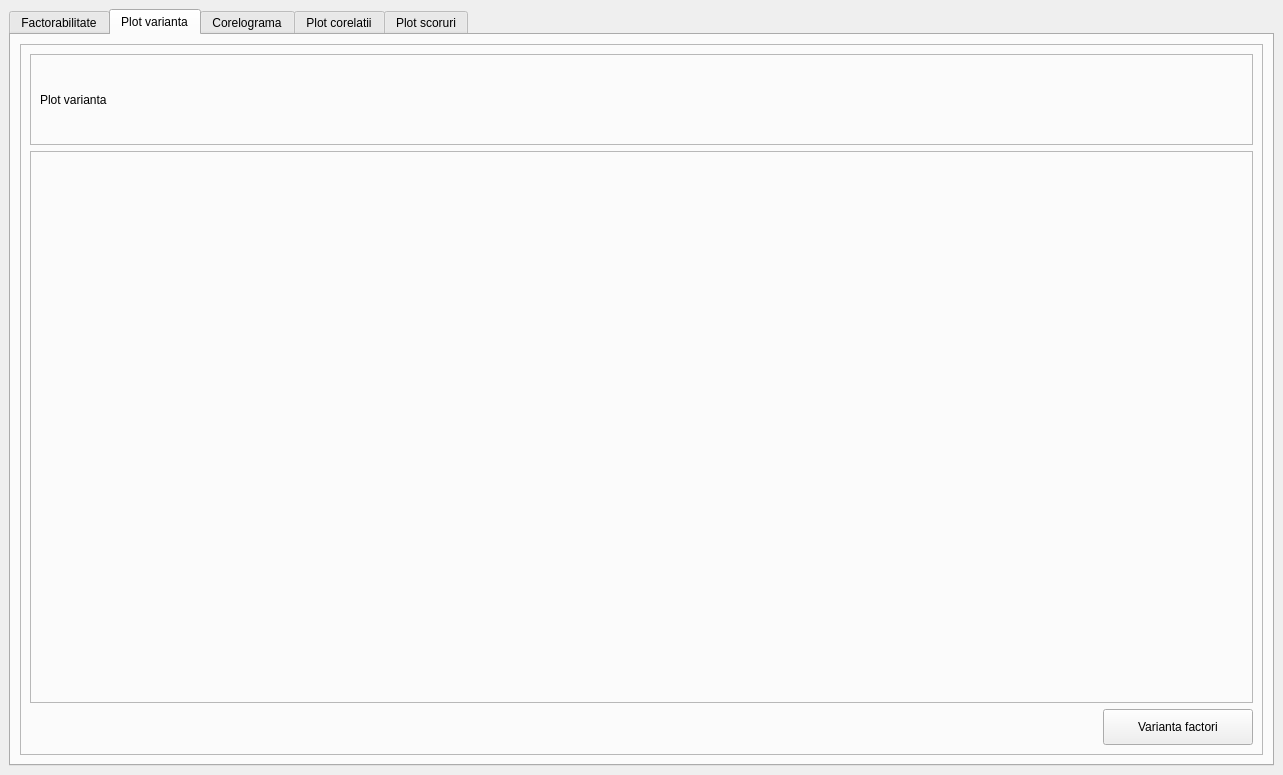
<?xml version="1.0" encoding="UTF-8"?>
<ui version="4.0">
 <class>MainWindow</class>
 <widget class="QMainWindow" name="MainWindow">
  <property name="geometry">
   <rect>
    <x>0</x>
    <y>0</y>
    <width>1283</width>
    <height>775</height>
   </rect>
  </property>
  <property name="windowTitle">
   <string>MainWindow</string>
  </property>
  <property name="styleSheet">
   <string notr="true"/>
  </property>
  <widget class="QWidget" name="centralwidget">
   <property name="styleSheet">
    <string notr="true">/*  ------------------------------------------------------------------------  */
/* QtMaterial - https://github.com/UN-GCPDS/qt-material
/* By Yeison Cardona - GCPDS
/*  ------------------------------------------------------------------------  */

*{
  color: #2F2F31;
  font-family: &quot;IBM Plex Sans SemiBold&quot;;
  line-height: {{line_height}};
  font-size: 25px;
background-color: #000000;
  selection-background-color: #F3F3F3;
  selection-color: #2F2F2F;

}

*:focus {
   outline: none;
}

/*  ------------------------------------------------------------------------  */
/*  Custom colors  */

.danger{
  color: #D91E27;
}

.warning{
  color: #24F2A7;
}

.success{
  color: #F87C0A;
}

/*  ------------------------------------------------------------------------  */
/*  Basic widgets  */

QWidget {
  background-color: #F3F3F3;
}

QFrame {
  background-color: #FFFFFF;
}

QSplitter {
  background-color: transparent;
  border: none
}

QStatusBar {
  color: #2F2F31;
  background-color: #FFFFFF20;
  border-radius: 0px;
}

MplWidget {
	padding-left: 20px;
}

QScrollArea,
QStackedWidget,
QWidget &gt; QToolBox,
QToolBox &gt; QWidget,
QTabWidget &gt; QWidget {
  border: none;
}

QTabWidget::pane {
  border: none;
margin: -12px -9px -13px -12px;
}

/*  ------------------------------------------------------------------------  */
/*  Inputs  */

QDateTimeEdit,
QSpinBox,
QDoubleSpinBox,
QTextEdit,
QLineEdit,
QPushButton {
  color: #ECECEC;
  background-color: #ECECEC;
  border-top: #ECECEC;
  border-top-style: solid;
  border-width: 2px;
  border-radius: 0px;
  padding: 8px 16px ;
  height: 18px;
}

QDateTimeEdit,
QSpinBox,
QDoubleSpinBox,
QTreeView,
QListView,
QLineEdit,
QComboBox {
  padding-left: 15px;
  border-radius: 0px;
  background-color: #2f2f31;
  border-width: 0 0 2px 0;
  border-radius: 0px;
  border-top-left-radius: 4px;
  border-top-right-radius: 4px;
}
QPlainTextEdit {
  border-radius: 4px;
  padding: 8px 16px;
  background-color: #000000;
  
}

QDateTimeEdit:disabled,
QSpinBox:disabled,
QDoubleSpinBox:disabled,
QTextEdit:disabled,
QLineEdit:disabled {
  color: #ECECEC20;
  background-color: #2f2f3170;
  border: #ECECEC20;
border-style: solid;
  border-width: 2px;
  border-width: 0 0 2px 0;
  padding: 8px 16px ;
  border-radius: 0px;
  border-top-left-radius: 4px;
  border-top-right-radius: 4px;
}

QTextEdit {
  padding: 8px;
  border-radius: 4px;
  background-color: #2f2f31;
}

QDateTimeEdit:disabled,
QSpinBox:disabled,
QDoubleSpinBox:disabled,
QTextEdit:disabled,
QLineEdit:disabled {
  color: #ECECEC20;
  background-color: #2f2f3175;
  border: #ECECEC20;
border-style: solid;
  border-width: 2px;
  border-width: 0 0 2px 0;
}

QComboBox {
  color: #ECECEC;
  border: #ECECEC;
border-style: solid;
  border-width: 1px;
  border-width: 0 0 2px 0;
  background-color: #2f2f31;
  border-radius: 0px;
  border-top-left-radius: 4px;
  border-top-right-radius: 4px;
  height: 36px;
}

QComboBox:disabled {
  color: #ECECEC20;
  background-color: #2f2f3175;
  border-bottom-style: 2px solid;
  border-bottom:  #ECECEC20;
}
QComboBox::drop-down {
  border: none;
  color: #ECECEC;
  width: 20px;
}

QComboBox QAbstractItemView {
  background-color: #2f2f31;
  border: #FFFFFF;
border-style: solid;
  border-width: 2px;
  border-radius: 4px;
}

QComboBox[frame='false'] {
  color: #ECECEC;
  background-color: transparent;
  border: 1px solid transparent;
}
QComboBox[frame='false']:disabled {
  color: #ECECEC20;
}
QDateTimeEdit::up-button,
QDoubleSpinBox::up-button,
QSpinBox::up-button {
  subcontrol-origin: border;
  subcontrol-position: top right;
  width: 20px; /* 16 + 2*1px border-width = 15px padding + 3px parent border */
  border-width: 0px;
  margin-right: 5px;
}

QDateTimeEdit::down-button,
QDoubleSpinBox::down-button,
QSpinBox::down-button {
  subcontrol-origin: border;
  subcontrol-position: bottom right;
  width: 20px;
  border-width: 0px;
  border-top-width: 0;
  margin-right: 5px;
}


QPushButton {
  margin: 0px;
  padding: 0px 16px;
  height: 34px;
  min-height: 34px;
  max-height: 34px;

}

QPushButton:checked,
QPushButton:pressed {
  color: #000000;
  background-color: #ECECEC;
}

QPushButton:flat {
  padding: 5px;
  margin: 0px;
  color: #ECECEC;
  border: none;
  background-color: transparent;
}

QPushButton:flat:hover {
  background-color: #ECECEC20;
}

QPushButton:flat:pressed,
QPushButton:flat:checked {
  background-color: #ECECEC10;
}

QPushButton:disabled,
QPushButton:flat:disabled {
  color: #FFFFFF75;
  background-color: transparent;
  border-color:  #2f2f31;
}

QPushButton:disabled {
  border: #FFFFFF75;
	border-width: 2px solid;
}

QPushButton:checked:disabled {
  color: #2f2f31;
  background-color: #FFFFFF;
  border-color:  #FFFFFF;
}

QTabBar{
  color: red;
}

QTabBar::tab {
  color: #909597;
  font-size: 14px;
background-color: #ECECEC;
margin-right: 1px;
  font-family: &quot;IBM Plex Sans Medium&quot;;
}

QTabBar::tab:bottom,
QTabBar::tab:top{
  padding: 0 43px;
  height: 30px;
}

QTabBar::tab:left,
QTabBar::tab:right{
  padding: 15px 0;
  width: 30px;
}

QTabBar::tab:top:selected,
QTabBar::tab:top:hover {
  color: #000000;
font-family: &quot;IBM Plex Sans SemiBold&quot;;
background-color: #FFFFFF;
  border: solid black;
border-radius: 0;
border-width: 1px 0 0 0;
}

QTabBar::tab:bottom:selected,
QTabBar::tab:bottom:hover {
  color: #ECECEC;
  border-top: #ECECEC;
border-top-style: 2px solid;
}

QTabBar::tab:right:selected,
QTabBar::tab:right:hover {
  color: #ECECEC;
  border-left: #ECECEC;
border-left-style: 2px solid;
}

QTabBar::tab:left:selected,
QTabBar::tab:left:hover {
  color: #ECECEC;
  border-right: #ECECEC;
border-right-style: 2px solid;
}

QTabBar QToolButton:hover,
QTabBar QToolButton {
  border: 20px;
  background-color: #000000;
}

QGroupBox {
  background-color: #2f2f31;
  border-radius: 4px;
  padding: 15px;
  padding-top: 30px;
  line-height: 13px;
}

QGroupBox::title {
  color: #2F2F3140;
  subcontrol-origin: margin;
  subcontrol-position: top left;
  padding: 0 15px;
  margin-top: 10px;
  background-color: #000000;
  background-color: transparent;
  height: 20px;
}

/*  ------------------------------------------------------------------------  */
/*  QRadioButton and QCheckBox labels  */

QRadioButton,
QCheckBox {
  spacing: 10px;
  color: #2F2F31;
  line-height: 14px;
  height: 30px;
  background-color: transparent;
  spacing: 5px;
}

QRadioButton:disabled,
QCheckBox:disabled {
  color: #2F2F3130;
}

/*  ------------------------------------------------------------------------  */
/*  General Indicators  */

QGroupBox::indicator {
  width: 18px;
  height: 18px;
  border-radius: 3px;
}

QMenu::indicator,
QListView::indicator,
QTableWidget::indicator,
QRadioButton::indicator,
QCheckBox::indicator {
  width: 24px;
  height: 24px;
  border-radius: 4px;
 }


QDockWidget {
  color: #2F2F31;
  border: #2f2f31;
border-style: 2px solid;
  border-radius: 4px;
}

QDockWidget::title {
  text-align: left;
  padding-left: 35px;
  padding: 3px;
  margin-top: 4px;
}

/*  ------------------------------------------------------------------------  */
/*  QComboBox indicator  */


QComboBox::item,
QCalendarWidget QMenu::item,
QMenu::item {
  height: 26px;
  border: 8px solid transparent;
  color: #2F2F31;
}


QCalendarWidget QMenu::item,
QMenu::item {
  padding: 0px 25px 0px 20px;
}

QComboBox::item:selected,
QCalendarWidget QMenu::item:selected,
QMenu::item:selected {
  color: #2F2F2F;
  background-color: #F3F3F3;
  border-radius: 4px;
}

QComboBox::item:disabled,
QCalendarWidget QMenu::item:disabled,
QMenu::item:disabled {
  color: #2F2F3130;
}

QCalendarWidget QMenu,
QMenu {
  background-color: #2f2f31;
  border: #FFFFFF;
border-style: 2px solid;
  border-radius: 4px;
  margin-top: 3px;
}
QMenu::separator {
  height: 2px;
  background-color: #FFFFFF;
  margin-left: 2px;
  margin-right: 2px;
}

QMenu::right-arrow{
  width: 15px;
  height: 15px;
}


/*  ------------------------------------------------------------------------  */
/*  QMenuBar  */

QMenuBar {
  background-color: #2f2f31;
  color: #2F2F31;
}

QMenuBar::item {
  height: 30px;
  padding: 8px;
  background-color: transparent;
  color: #2F2F31;
}

QMenuBar::item:selected,
QMenuBar::item:pressed {
  color: #2F2F2F;
  background-color: #F3F3F3;
}

/*  ------------------------------------------------------------------------  */
/*  QToolBox  */

QToolBox::tab {
  background-color: #2f2f31;
  color: #2F2F31;
  border-radius: 4px;
}

QToolBox::tab:selected,
QToolBox::tab:hover {
  background-color: #ECECEC20;
}

/*  ------------------------------------------------------------------------  */
/*  QProgressBar  */

QProgressBar {
  border-radius: 0;
  background-color: #FFFFFF;
  text-align: center;
  color: transparent;
}

QProgressBar::chunk {
  background-color: #ECECEC;
}
QScrollBar:horizontal {
  border: 0;
  background: #ECECEC;
  height: 8px;
}

QScrollBar:vertical {
  border: 0;
  background: #ECECEC;
  width: 8px;
}

QScrollBar::handle:horizontal {
  background: #ECECEC;
  min-width: 20px;
}

QScrollBar::handle:vertical {
  background: #ECECEC;
  min-height: 20px;
}

QScrollBar::handle:vertical:hover,
QScrollBar::handle:horizontal:hover {
  background: #ECECEC;
}

QScrollBar::add-line:vertical,
QScrollBar::sub-line:vertical,
QScrollBar::add-line:horizontal,
QScrollBar::sub-line:horizontal {
  border: 0;
  background: transparent;
  width: 0px;
  height: 0px;
}

/*  ------------------------------------------------------------------------  */
/*  QSlider  */

QSlider:horizontal {
  min-height: 20px;
  max-height: 20px;
}

QSlider:vertical {
  min-width: 20px;
  max-width: 20px;
}

QSlider::groove:horizontal {
  height: 4px;
  background: #393939;
  margin: 0 10px;
}

QSlider::groove:vertical {
  width: 4px;
  background: #393939;
  margin: 10px 0;
  border-radius: 20px;
}

QSlider::handle:horizontal {
  width: 20px;
  height: 20px;
  margin: -20px -10px;
}

QSlider::handle:vertical {
  border-radius: 20px;
  width: 20px;
  height: 20px;
  margin: -10px -20px;
}

QSlider::add-page {
background: #2f2f31;
}

QSlider::sub-page {
background: #ECECEC;
}

QLabel {
  border: none;
  background: transparent;
  color: #2F2F31;

}

QLabel:disabled {
  color: #2F2F3120
}

/*  ------------------------------------------------------------------------  */
/*  VLines and HLinex  */

QFrame[frameShape=&quot;4&quot;] {
    background: none;
}

QFrame[frameShape=&quot;5&quot;] {
    background: none;
}

QFrame[frameShape=&quot;4&quot;],
QFrame[frameShape=&quot;5&quot;] {
  border-color: #FFFFFF;
}

QToolBar {
  background: #000000;
  border: 0px solid;
}
QToolBar:horizontal {
  border-bottom: #FFFFFF;
border-bottom-style: 1px solid ;
}

QToolBar:vertical {
  border-right:  #FFFFFF;
border-right-style: 1px solid;
}


QToolBar::separator:horizontal {
  border-right:  #FFFFFF;
border-right-style: 1px solid;
  border-left:  #FFFFFF;
border-left-style: 1px solid;
  width: 1px;
}

QToolBar::separator:vertical {
  border-top:  #FFFFFF;
border-top-style: 1px solid;
  border-bottom:  #FFFFFF;
border-bottom-style: 1px solid;
  height: 1px;
}

QToolButton {
  background: #000000;
  border: 0px;
  height: 40px;
  margin: 3px;
  padding: 3px;
  border-right:  #000000;
border-right-style: 10px solid;
  border-left:  #000000;
border-left-style: 10px solid;
}

QToolButton:hover {
  background: #FFFFFF;
  border-right: #FFFFFF;
border-right-style: 10px solid;
  border-left:  #FFFFFF;
border-left-style: 10px solid;
}

QToolButton:pressed {
  background: #2f2f31;
  border-right: #2f2f31;
border-right-style: 10px solid;
  border-left: #2f2f31;
border-left-style: 10px solid;
}

QToolButton:checked {
  background: #FFFFFF;
  border-left:  #FFFFFF;
border-left-style: 10px solid;
  border-right:  #ECECEC;
border-right-style: 10px solid;
}

QTreeView,
QListView {
  border-radius: 4px;
  padding: 5px;
  margin: 0px;
}

QTreeView::item,
QListView::item {
  padding: 5px;
  min-height: 25px;
  selection-color: #FFFFFF; /* For Windows */
  border-color: transparent;  /* Fix #34 */
}

QTreeView::item:selected,
QListView::item:selected {
  background-color: #ECECEC20;
  selection-background-color: #ECECEC20;
  color: #2F2F31;
  selection-color: #2F2F31; /* For Windows */
}

QTreeView::item:selected:focus,
QListView::item:selected:focus {
  background-color: #ECECEC;
  selection-background-color: #ECECEC;
  color: #2F2F2F;
  selection-color: #2F2F2F; /* For Windows */
}

/*  ------------------------------------------------------------------------  */
/*  QTreeView  */

QTreeView::branch{
  background-color: #2F2F31;
}

QTreeView QHeaderView::section {
  border: none;
}
QPushButton.danger {
  border-color: #D91E27;
  color: #D91E27;
}

QPushButton.danger:checked,
QPushButton.danger:pressed {
  color: #000000;
  background-color: #D91E27;
}

QPushButton.warning{
  border-color: #24F2A7;
  color: #24F2A7;
}

QPushButton.warning:checked,
QPushButton.warning:pressed {
  color: #000000;
  background-color: #24F2A7;
}

QPushButton.success {
  border-color: #F87C0A;
  color: #F87C0A;
}

QPushButton.success:checked,
QPushButton.success:pressed {
  color: #000000;
  background-color: #F87C0A;
}

QPushButton.danger:flat:hover {
  background-color: #D91E2720;
}

QPushButton.danger:flat:pressed,
QPushButton.danger:flat:checked {
  background-color: #D91E2710;
  color: #D91E27;
}

QPushButton.warning:flat:hover {
  background-color: #24F2A720;
}

QPushButton.warning:flat:pressed,
QPushButton.warning:flat:checked {
  background-color: #24F2A710;
  color: #24F2A7;
}

QPushButton.success:flat:hover {
  background-color:#F87C0A20;
}

QPushButton.success:flat:pressed,
QPushButton.success:flat:checked {
  background-color: #F87C0A10;
  color: #F87C0A;
}

QTableCornerButton::section {
  background-color: #FFFFFF;
  border-bottom: 1px solid #CDCDCD;
border-top: 1px solid #CDCDCD;
border-radius: 0px;
}

QTableView {
    color: #717171;
	font-size: 15px;
    border: none;
gridline-color: white;
padding-left: 10px;
}

QTableView::item{
    border-bottom: 1px solid #CDCDCD;
}

QTableView::item:selected{
	background-color: #f0f1f2;
  color: #717171;
}


QHeaderView::section {
  background-color: #FFFFFF;
  height: 35px;
  color: #CDCDCD;
border-style: 1px solid;
border-color: #CDCDCD;
font-size: 15px;
  }

QHeaderView::section::vertical {
border-bottom: 1px solid #CDCDCD;
color: #717171;
padding-left: 10px;
padding-right: 10px;
}

QHeaderView::section::vertical:checked {
	background-color: white;
color: #717171;
}

QHeaderView::section::horizontal{
border-top: 1px solid #CDCDCD;
border-bottom: 1px solid #CDCDCD;
}

QLCDNumber {
  color: #ECECEC;
  background-color:#ECECEC10;
  border: #ECECEC30;
border-style:  1px solid;
  border-radius: 4px;
}


/*  ------------------------------------------------------------------------  */
/*  Inline QLineEdit  */

QTreeView QLineEdit,
QListView QLineEdit {
  color: #2F2F31;
  background-color: #2F2F31;
  border: 1px solid unset;
  border-radius: unset;
  padding: unset;
  padding-left: unset;
  height: unset;
  border-width: unset;
  border-top-left-radius: unset;
  border-top-right-radius: unset;
}
QToolTip {
  padding: 5px;
  border:  #000000;
border-style: 1px solid;
  border-radius: 4px;
  color: #2F2F31;
  background-color: #FFFFFF;
}

QDialog QToolButton,
QDialog QToolButton:hover,
QDialog QToolButton:pressed,
QDialog QToolButton:checked {
  background-color: unset;
  border: 0px;
  height: unset;
  margin: unset;
  padding: unset;
  border-right: unset;
  border-left: unset;
}

/*  ------------------------------------------------------------------------  */
/*  Grips  */


QSizeGrip {
  background-color: transparent;
  width: 16px;
  height: 16px;
}
</string>
   </property>
   <layout class="QVBoxLayout" name="verticalLayout">
    <item>
     <widget class="QTabWidget" name="tabWidget">
      <property name="sizePolicy">
       <sizepolicy hsizetype="Expanding" vsizetype="Expanding">
        <horstretch>0</horstretch>
        <verstretch>0</verstretch>
       </sizepolicy>
      </property>
      <property name="minimumSize">
       <size>
        <width>145</width>
        <height>0</height>
       </size>
      </property>
      <property name="currentIndex">
       <number>1</number>
      </property>
      <widget class="QWidget" name="tab">
       <attribute name="title">
        <string>Factorabilitate</string>
       </attribute>
       <layout class="QGridLayout" name="gridLayout">
        <item row="0" column="0">
         <widget class="QFrame" name="frame_18">
          <property name="sizePolicy">
           <sizepolicy hsizetype="Preferred" vsizetype="Preferred">
            <horstretch>0</horstretch>
            <verstretch>0</verstretch>
           </sizepolicy>
          </property>
          <property name="frameShape">
           <enum>QFrame::StyledPanel</enum>
          </property>
          <property name="frameShadow">
           <enum>QFrame::Raised</enum>
          </property>
          <layout class="QVBoxLayout" name="verticalLayout_2">
           <item>
            <widget class="QFrame" name="frame_14">
             <property name="enabled">
              <bool>true</bool>
             </property>
             <property name="minimumSize">
              <size>
               <width>0</width>
               <height>91</height>
              </size>
             </property>
             <property name="frameShape">
              <enum>QFrame::StyledPanel</enum>
             </property>
             <property name="frameShadow">
              <enum>QFrame::Raised</enum>
             </property>
             <layout class="QVBoxLayout" name="verticalLayout_13">
              <item alignment="Qt::AlignLeft">
               <widget class="QLabel" name="label_7">
                <property name="enabled">
                 <bool>true</bool>
                </property>
                <property name="sizePolicy">
                 <sizepolicy hsizetype="Preferred" vsizetype="Preferred">
                  <horstretch>0</horstretch>
                  <verstretch>0</verstretch>
                 </sizepolicy>
                </property>
                <property name="font">
                 <font>
                  <family>IBM Plex Sans SemiBold</family>
                  <pointsize>-1</pointsize>
                  <weight>50</weight>
                  <bold>false</bold>
                 </font>
                </property>
                <property name="text">
                 <string>Factorabilitate</string>
                </property>
                <property name="alignment">
                 <set>Qt::AlignCenter</set>
                </property>
                <property name="margin">
                 <number>10</number>
                </property>
                <property name="indent">
                 <number>0</number>
                </property>
               </widget>
              </item>
             </layout>
            </widget>
           </item>
           <item>
            <widget class="MplWidget" name="factorabilitate">
             <property name="sizePolicy">
              <sizepolicy hsizetype="Preferred" vsizetype="Expanding">
               <horstretch>0</horstretch>
               <verstretch>0</verstretch>
              </sizepolicy>
             </property>
             <property name="frameShape">
              <enum>QFrame::StyledPanel</enum>
             </property>
             <property name="frameShadow">
              <enum>QFrame::Raised</enum>
             </property>
            </widget>
           </item>
          </layout>
         </widget>
        </item>
       </layout>
      </widget>
      <widget class="QWidget" name="tab_2">
       <attribute name="title">
        <string>Plot varianta</string>
       </attribute>
       <layout class="QGridLayout" name="gridLayout_2">
        <item row="0" column="0">
         <widget class="QFrame" name="frame_15">
          <property name="frameShape">
           <enum>QFrame::StyledPanel</enum>
          </property>
          <property name="frameShadow">
           <enum>QFrame::Raised</enum>
          </property>
          <layout class="QVBoxLayout" name="verticalLayout_8">
           <item>
            <widget class="QFrame" name="frame_5">
             <property name="sizePolicy">
              <sizepolicy hsizetype="Preferred" vsizetype="Preferred">
               <horstretch>0</horstretch>
               <verstretch>0</verstretch>
              </sizepolicy>
             </property>
             <property name="minimumSize">
              <size>
               <width>0</width>
               <height>91</height>
              </size>
             </property>
             <property name="contextMenuPolicy">
              <enum>Qt::NoContextMenu</enum>
             </property>
             <property name="frameShape">
              <enum>QFrame::StyledPanel</enum>
             </property>
             <property name="frameShadow">
              <enum>QFrame::Raised</enum>
             </property>
             <layout class="QVBoxLayout" name="verticalLayout_6">
              <item>
               <widget class="QLabel" name="label_3">
                <property name="text">
                 <string>Plot varianta</string>
                </property>
                <property name="alignment">
                 <set>Qt::AlignLeading|Qt::AlignLeft|Qt::AlignVCenter</set>
                </property>
                <property name="margin">
                 <number>10</number>
                </property>
                <property name="indent">
                 <number>0</number>
                </property>
               </widget>
              </item>
             </layout>
            </widget>
           </item>
           <item>
            <widget class="MplWidget" name="plot_varianta">
             <property name="sizePolicy">
              <sizepolicy hsizetype="Preferred" vsizetype="Expanding">
               <horstretch>0</horstretch>
               <verstretch>0</verstretch>
              </sizepolicy>
             </property>
             <property name="frameShape">
              <enum>QFrame::StyledPanel</enum>
             </property>
             <property name="frameShadow">
              <enum>QFrame::Raised</enum>
             </property>
            </widget>
           </item>
           <item alignment="Qt::AlignRight">
            <widget class="QPushButton" name="buton_varianta">
             <property name="sizePolicy">
              <sizepolicy hsizetype="Maximum" vsizetype="Maximum">
               <horstretch>0</horstretch>
               <verstretch>0</verstretch>
              </sizepolicy>
             </property>
             <property name="minimumSize">
              <size>
               <width>150</width>
               <height>36</height>
              </size>
             </property>
             <property name="styleSheet">
              <string notr="true">color: rgb(0, 0, 0);
font: 12pt &quot;IBM Plex Sans Medium&quot;;</string>
             </property>
             <property name="text">
              <string>Varianta factori</string>
             </property>
            </widget>
           </item>
          </layout>
         </widget>
        </item>
       </layout>
      </widget>
      <widget class="QWidget" name="tab_3">
       <attribute name="title">
        <string>Corelograma</string>
       </attribute>
       <layout class="QGridLayout" name="gridLayout_3">
        <item row="0" column="0">
         <widget class="QFrame" name="frame_13">
          <property name="frameShape">
           <enum>QFrame::StyledPanel</enum>
          </property>
          <property name="frameShadow">
           <enum>QFrame::Raised</enum>
          </property>
          <layout class="QVBoxLayout" name="verticalLayout_10">
           <item>
            <widget class="QFrame" name="frame_8">
             <property name="minimumSize">
              <size>
               <width>0</width>
               <height>91</height>
              </size>
             </property>
             <property name="frameShape">
              <enum>QFrame::StyledPanel</enum>
             </property>
             <property name="frameShadow">
              <enum>QFrame::Raised</enum>
             </property>
             <layout class="QVBoxLayout" name="verticalLayout_7">
              <item>
               <widget class="QLabel" name="label_4">
                <property name="text">
                 <string>Corelograma</string>
                </property>
                <property name="alignment">
                 <set>Qt::AlignLeading|Qt::AlignLeft|Qt::AlignVCenter</set>
                </property>
                <property name="margin">
                 <number>10</number>
                </property>
                <property name="indent">
                 <number>0</number>
                </property>
               </widget>
              </item>
             </layout>
            </widget>
           </item>
           <item>
            <widget class="MplWidget" name="corelograma">
             <property name="sizePolicy">
              <sizepolicy hsizetype="Preferred" vsizetype="Expanding">
               <horstretch>0</horstretch>
               <verstretch>0</verstretch>
              </sizepolicy>
             </property>
             <property name="frameShape">
              <enum>QFrame::StyledPanel</enum>
             </property>
             <property name="frameShadow">
              <enum>QFrame::Raised</enum>
             </property>
            </widget>
           </item>
           <item alignment="Qt::AlignRight">
            <widget class="QPushButton" name="buton_corelatii">
             <property name="minimumSize">
              <size>
               <width>150</width>
               <height>36</height>
              </size>
             </property>
             <property name="styleSheet">
              <string notr="true">color: rgb(0, 0, 0);
font: 12pt &quot;IBM Plex Sans Medium&quot;;</string>
             </property>
             <property name="text">
              <string>Corelatii</string>
             </property>
            </widget>
           </item>
          </layout>
         </widget>
        </item>
       </layout>
      </widget>
      <widget class="QWidget" name="tab_4">
       <attribute name="title">
        <string>Plot corelatii</string>
       </attribute>
       <layout class="QGridLayout" name="gridLayout_4">
        <item row="0" column="0">
         <widget class="QFrame" name="frame_16">
          <property name="frameShape">
           <enum>QFrame::StyledPanel</enum>
          </property>
          <property name="frameShadow">
           <enum>QFrame::Raised</enum>
          </property>
          <layout class="QVBoxLayout" name="verticalLayout_12">
           <item>
            <widget class="QFrame" name="frame_10">
             <property name="enabled">
              <bool>true</bool>
             </property>
             <property name="minimumSize">
              <size>
               <width>0</width>
               <height>91</height>
              </size>
             </property>
             <property name="frameShape">
              <enum>QFrame::StyledPanel</enum>
             </property>
             <property name="frameShadow">
              <enum>QFrame::Raised</enum>
             </property>
             <layout class="QVBoxLayout" name="verticalLayout_9">
              <item alignment="Qt::AlignLeft">
               <widget class="QLabel" name="label_5">
                <property name="enabled">
                 <bool>true</bool>
                </property>
                <property name="font">
                 <font>
                  <family>IBM Plex Sans SemiBold</family>
                  <pointsize>-1</pointsize>
                  <weight>50</weight>
                  <bold>false</bold>
                 </font>
                </property>
                <property name="text">
                 <string>Plot corelatii</string>
                </property>
                <property name="alignment">
                 <set>Qt::AlignCenter</set>
                </property>
                <property name="margin">
                 <number>10</number>
                </property>
                <property name="indent">
                 <number>0</number>
                </property>
               </widget>
              </item>
             </layout>
            </widget>
           </item>
           <item>
            <widget class="MplWidget" name="plot_corelatii">
             <property name="sizePolicy">
              <sizepolicy hsizetype="Preferred" vsizetype="Expanding">
               <horstretch>0</horstretch>
               <verstretch>0</verstretch>
              </sizepolicy>
             </property>
             <property name="frameShape">
              <enum>QFrame::StyledPanel</enum>
             </property>
             <property name="frameShadow">
              <enum>QFrame::Raised</enum>
             </property>
            </widget>
           </item>
          </layout>
         </widget>
        </item>
       </layout>
      </widget>
      <widget class="QWidget" name="tab_5">
       <attribute name="title">
        <string>Plot scoruri</string>
       </attribute>
       <layout class="QGridLayout" name="gridLayout_5">
        <item row="0" column="0">
         <widget class="QFrame" name="frame_17">
          <property name="frameShape">
           <enum>QFrame::StyledPanel</enum>
          </property>
          <property name="frameShadow">
           <enum>QFrame::Raised</enum>
          </property>
          <layout class="QVBoxLayout" name="verticalLayout_4">
           <item>
            <widget class="QFrame" name="frame_12">
             <property name="minimumSize">
              <size>
               <width>0</width>
               <height>91</height>
              </size>
             </property>
             <property name="frameShape">
              <enum>QFrame::StyledPanel</enum>
             </property>
             <property name="frameShadow">
              <enum>QFrame::Raised</enum>
             </property>
             <layout class="QVBoxLayout" name="verticalLayout_11">
              <item>
               <widget class="QLabel" name="label_6">
                <property name="text">
                 <string>Plot scoruri</string>
                </property>
                <property name="alignment">
                 <set>Qt::AlignLeading|Qt::AlignLeft|Qt::AlignVCenter</set>
                </property>
                <property name="margin">
                 <number>10</number>
                </property>
                <property name="indent">
                 <number>0</number>
                </property>
               </widget>
              </item>
             </layout>
            </widget>
           </item>
           <item>
            <widget class="MplWidget" name="plot_scoruri">
             <property name="sizePolicy">
              <sizepolicy hsizetype="Preferred" vsizetype="Expanding">
               <horstretch>0</horstretch>
               <verstretch>0</verstretch>
              </sizepolicy>
             </property>
             <property name="frameShape">
              <enum>QFrame::StyledPanel</enum>
             </property>
             <property name="frameShadow">
              <enum>QFrame::Raised</enum>
             </property>
            </widget>
           </item>
           <item alignment="Qt::AlignRight">
            <widget class="QPushButton" name="buton_scoruri">
             <property name="minimumSize">
              <size>
               <width>150</width>
               <height>36</height>
              </size>
             </property>
             <property name="styleSheet">
              <string notr="true">color: rgb(0, 0, 0);
font: 12pt &quot;IBM Plex Sans Medium&quot;;</string>
             </property>
             <property name="text">
              <string>Scoruri</string>
             </property>
            </widget>
           </item>
          </layout>
         </widget>
        </item>
       </layout>
      </widget>
     </widget>
    </item>
   </layout>
  </widget>
 </widget>
 <customwidgets>
  <customwidget>
   <class>MplWidget</class>
   <extends>QFrame</extends>
   <header>mplwidget.h</header>
   <container>1</container>
  </customwidget>
 </customwidgets>
 <resources/>
 <connections/>
</ui>
